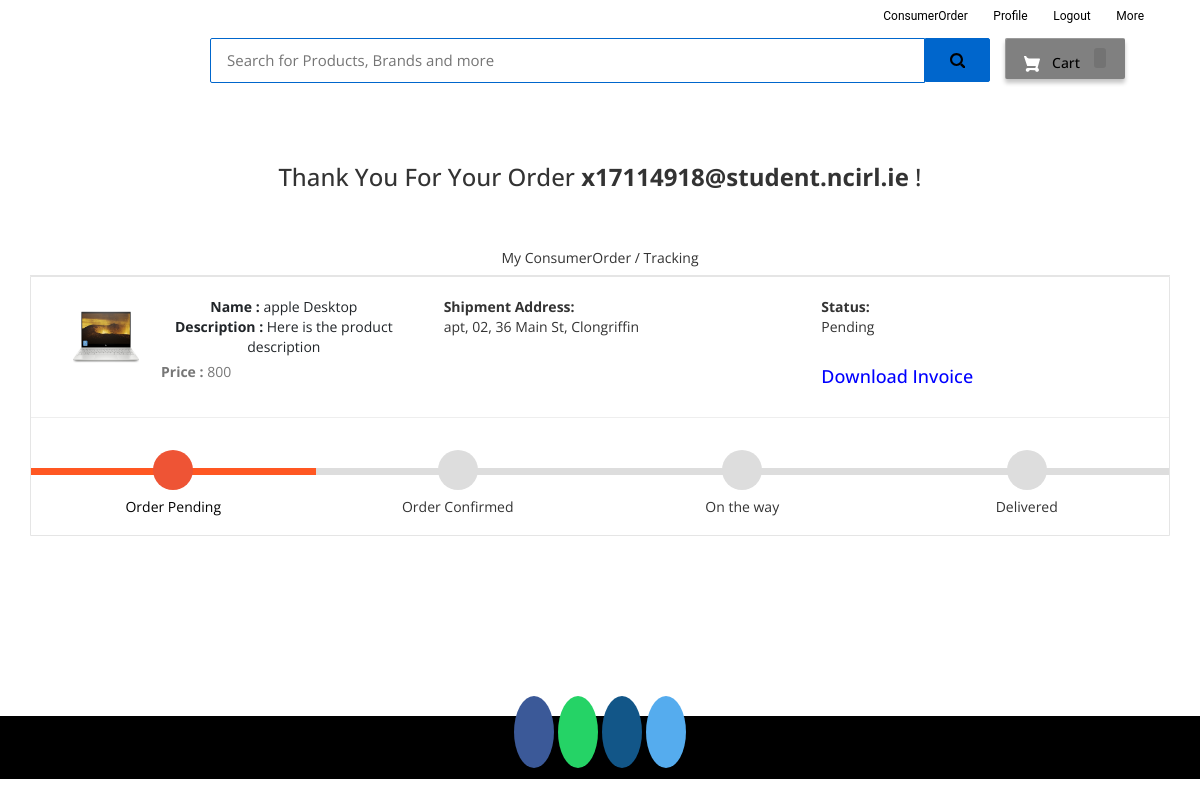
The app's page /my-order (signed in) with its own data.
### ecom/models.py (models this page shows, shortened)
class Item(models.Model):
    name=models.CharField(max_length=40)
    product_image= models.ImageField(upload_to='product_image/',null=True,blank=True)
    price = models.PositiveIntegerField()
    description=models.CharField(max_length=40)

class ConsumerOrder(models.Model):
    STATUS =(
        ('Pending','Pending'),
        ('Order Confirmed','Order Confirmed'),
        ('Out for Delivery','Out for Delivery'),
        ('Delivered','Delivered'),
    )
    consumer=models.ForeignKey('Consumer', on_delete=models.CASCADE, null=True)
    item=models.ForeignKey('Item', on_delete=models.CASCADE, null=True)
    email = models.CharField(max_length=50,null=True)
    address = models.CharField(max_length=500,null=True)
    mobile = models.CharField(max_length=20,null=True)
    order_date= models.DateField(auto_now_add=True,null=True)
    status=models.CharField(max_length=50,null=True,choices=STATUS)

### ecom/views.py (the view)
# urls.py: path('my-order', views.consumer_order_view, name='my-order'),
@login_required(login_url='customerlogin')
@user_passes_test(is_consumer)
def consumer_order_view(request):
    consumer=models.Consumer.objects.get(user_id=request.user.id)
    consumerorders=models.ConsumerOrder.objects.all().filter(consumer_id = consumer)
    ordered_products=[]
    for order in consumerorders:
        ordered_item=models.Item.objects.all().filter(id=order.item.id)
        ordered_products.append(ordered_item)
    return render(request,'ecom/my_order.html',{'data':zip(ordered_products,consumerorders)})

### ecom/views.py (called while the page is built)
def is_consumer(user):
    return user.groups.filter(name='CUSTOMER').exists()

### templates/ecom/my_order.html (shortened to what this page needs)
{% extends 'ecom/customer_base.html' %}
{% load static %}
{% block content %}
<br>
<h3 style="text-align:center;">Thank You For Your Order  <strong>{{request.user}}</strong> !</h3> <br><br>
<div class="container">
    <header class="card-header" style="text-align:center;"> My ConsumerOrder / Tracking </header>
    {% for products,order in data %}
    <article class="card">
        <div class="card-body">
            <ul class="row" style="margin-left:20px;margin-top:20px;">
                <li class="col-md-4">
                  <figure class="itemside mb-3">
                    {%for product in products%}
                      <div class="aside"><img src="{% static product.product_image.url %}" class="img-sm border"></div>
                      <figcaption class="info align-self-center">
                          <p class="title"><strong>Name : </strong>{{product.name}} <br> <strong>Description : </strong>{{product.description}}</p> <span class="text-muted"><strong>Price : </strong>{{product.price}} </span>
                      </figcaption>
                  </figure>
                </li>
                <li class="col-md-4">
                    <div class="col"> <strong>Shipment Address:</strong> <br> {{order.address}}</div>
                </li>
                <li class="col-md-4">
                    <div class="col"> <strong>Status:</strong> <br> {{order.status}} </div> <br>
                    <h4><a style="text-decoration:none; color:blue;" href="{% url 'download-invoice' order.id product.id  %}" >Download Invoice</a></h4>
                </li>
                {%endfor%}
            </ul>
            <hr>
            <div class="track">
                {%if order.status == 'Pending' %}
                <div class="step active"> <span class="icon"> <i style="padding-top:5px; padding-right:20px;" class="fa fa-frown-o"></i> </span> <span class="text">Order Pending</span> </div>
                <div class="step "> <span class="icon"> <i style="padding-top:5px; padding-right:20px;" class="fa fa-check"></i> </span> <span class="text"> Order Confirmed</span> </div>
                <div class="step "> <span class="icon"> <i style="padding-top:5px; padding-right:20px;" class="fa fa-truck"></i> </span> <span class="text"> On the way </span> </div>
                <div class="step "> <span class="icon"> <i style="padding-top:5px; padding-right:20px;" class="fa fa-home"></i> </span> <span class="text">Delivered</span> </div>
                {%endif%}
            </div>
        </div>
    </article><br>
    {%endfor%}
</div>
<br><br><br><br><br>
{% endblock content %}

### templates/ecom/customer_base.html (style rules this page uses)
body { background-color: #ffffff; }
.fa { font-size: 23px; width: 60px; text-align: center; text-decoration: none; margin: 5px 2px; border-radius: 50%; }
p { text-align: center; }

### templates/ecom/my_order.html (style rules this page uses)
body { background-color: #ffffff; font-family: 'Open Sans', serif }
.container { margin-top: 0px; margin-bottom: 0px }
.card { position: relative; display: -webkit-box; display: -ms-flexbox; display: flex; -webkit-box-orient: vertical; -webkit-box-direction: normal; -ms-flex-direction: column; flex-direction: column; min-width: 0; word-wrap: break-word; background-color: #fff; background-clip: border-box; border: 1px solid rgba(0, 0, 0, 0.1); border-radius: 0.10rem }
.card-header:first-child { border-radius: calc(0.37rem - 1px) calc(0.37rem - 1px) 0 0 }
.card-header { padding: 0.75rem 1.25rem; margin-bottom: 0; background-color: #fff; border-bottom: 1px solid rgba(0, 0, 0, 0.1) }
.track { position: relative; background-color: #ddd; height: 7px; display: -webkit-box; display: -ms-flexbox; display: flex; margin-bottom: 60px; margin-top: 50px }
.track .step { -webkit-box-flex: 1; -ms-flex-positive: 1; flex-grow: 1; width: 25%; margin-top: -18px; text-align: center; position: relative }
.track .step.active:before { background: #FF5722 }
.track .step::before { height: 7px; position: absolute; content: ""; width: 100%; left: 0; top: 18px }
.track .step.active .icon { background: #ee5435; color: #fff }
.track .icon { display: inline-block; width: 40px; height: 40px; line-height: 40px; position: relative; border-radius: 100%; background: #ddd }
.track .step.active .text { font-weight: 400; color: #000 }
.track .text { display: block; margin-top: 7px }
.itemside { position: relative; display: -webkit-box; display: -ms-flexbox; display: flex; width: 100% }
.itemside .aside { position: relative; -ms-flex-negative: 0; flex-shrink: 0 }
.img-sm { width: 80px; height: 80px; padding: 7px }
ul.row, ul.row-sm { list-style: none; padding: 0 }
.itemside .info { padding-left: 15px; padding-right: 7px }
.itemside .title { display: block; margin-bottom: 5px; color: #212529 }
p { margin-top: 0; margin-bottom: 1rem }

### records on screen
ConsumerOrder: address "apt, 02, 36 Main St, Clongriffin", status "Pending", shows "Order Pending"
Item: product_image (picture), name "apple Desktop", description "Here is the product description", price "800"

### other values on screen
{{ request.user }} "x17114918@student.ncirl.ie"
